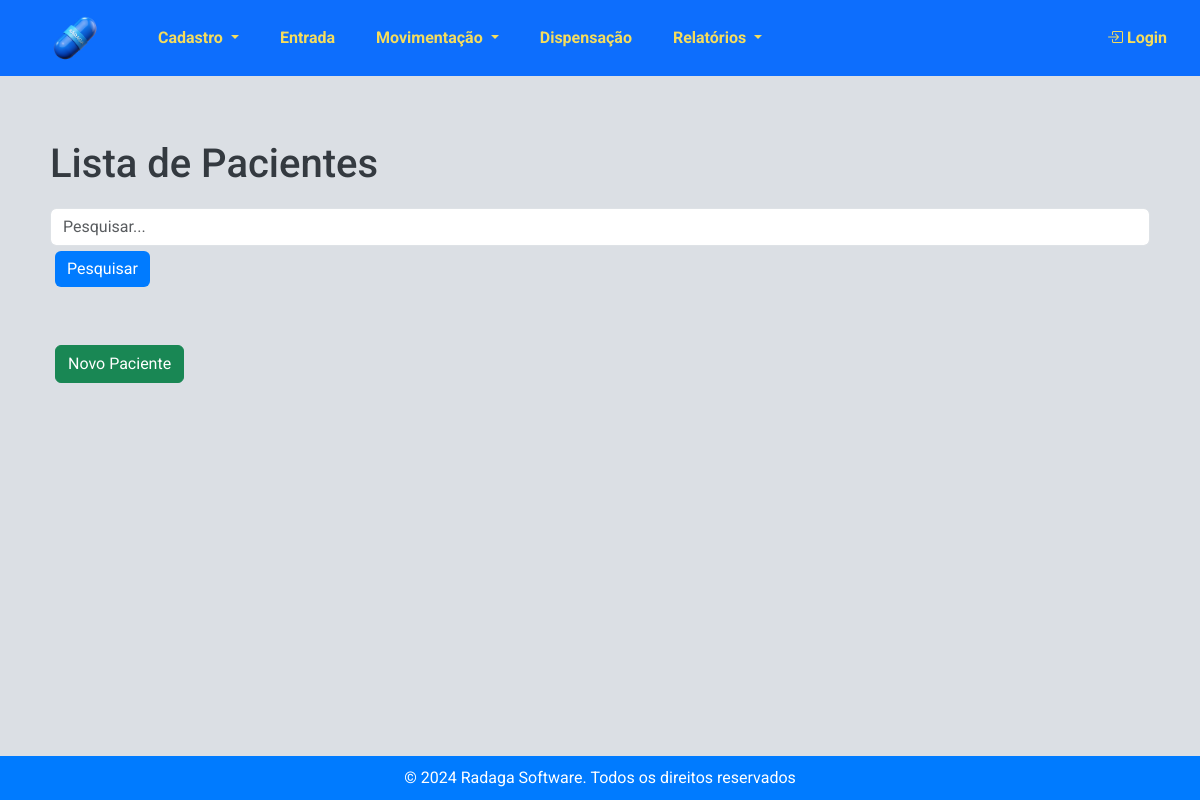
/estoque/lista_pacientes/, run on an earlier commit of the app's database.
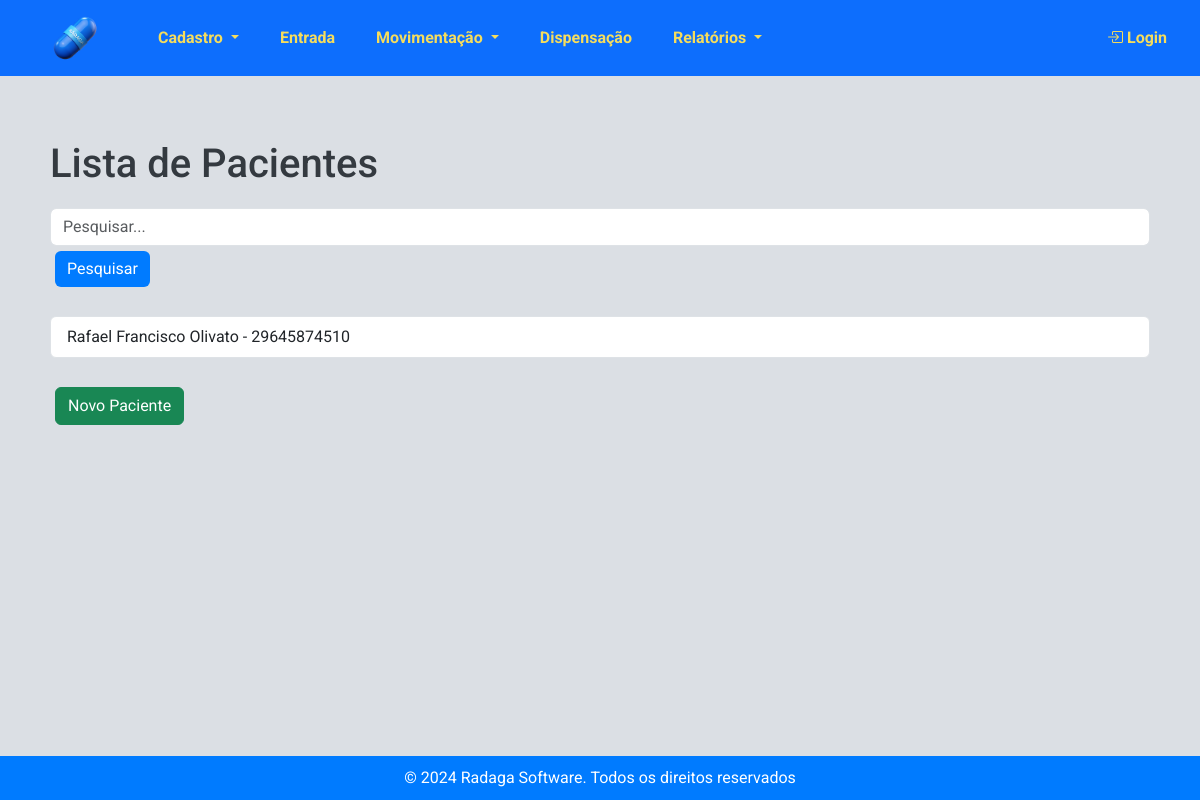
And on a later commit of the database.
### estoque/models.py (models this page shows, shortened)
class Paciente(models.Model):
    nome = models.CharField(max_length=100)
    nome_mae = models.CharField(max_length=100, verbose_name="Nome da mãe")
    cns = models.CharField(max_length=15, unique=True, verbose_name="CNS")
    cpf = models.CharField(max_length=11, unique=True, verbose_name="CPF")
    data_nascimento = models.DateField()

### estoque/views.py (the view)
# urls.py: path("lista_pacientes/", views.lista_pacientes, name="lista_pacientes"),
def lista_pacientes(request):
    pacientes = Paciente.objects.all()
    query = request.GET.get("q")
    if query:
        pacientes = pacientes.filter(nome__icontains=query)
    return render(request, "estoque/lista_pacientes.html", {"pacientes": pacientes})

### estoque/templates/estoque/lista_pacientes.html (shortened to what this page needs)
{% extends 'estoque/base.html' %}
{% block content %}
<h1>Lista de Pacientes</h1>
<form method="get" action="{% url 'lista_pacientes' %}">
    <div class="form-group">
        <input type="text" name="q" class="form-control" placeholder="Pesquisar...">
    </div>
    <button type="submit" class="btn btn-primary">Pesquisar</button>
</form>
<br>
<ul class="list-group">
    {% for paciente in pacientes %}
    <li class="list-group-item">{{ paciente.nome }} - {{ paciente.cpf }}</li>
    {% endfor %}
</ul>
<br>
<a href="{% url 'novo_paciente' %}" class="btn btn-success">Novo Paciente</a>
{% endblock %}

### estoque/templates/estoque/base.html (shortened to what this page needs)
<!DOCTYPE html>
<html>
<head>
    {% load static %}
    <link rel="stylesheet"
    href="https://cdnjs.cloudflare.com/ajax/libs/bootstrap-datepicker/1.9.0/css/bootstrap-datepicker.min.css">
<link href="https://cdn.jsdelivr.net/npm/bootstrap@5.3.3/dist/css/bootstrap.min.css" rel="stylesheet">
<link rel="stylesheet" href="{% static 'estoque/css/styles.css' %}">
<link href="https://cdn.jsdelivr.net/npm/select2@4.1.0-rc.0/dist/css/select2.min.css" rel="stylesheet" />
<link href="https://cdnjs.cloudflare.com/ajax/libs/bootstrap-icons/1.10.0/font/bootstrap-icons.min.css" rel="stylesheet">
</head>
<body>
    <nav class="navbar navbar-expand-lg navbar-dark bg-primary">
        <a href="{% url 'nova_dispensacao' %}">
            <img src="{% static 'estoque/pill.png' %}" alt="UML" style="margin: 5px 50px;height: 50px;" />
        </a>
        <div class="collapse navbar-collapse" id="navbarNav">
            <ul class="navbar-nav">
                <li class="nav-item dropdown">
                    <a class="nav-link dropdown-toggle" href="#" role="button" id="cadastroDropdown" role="button"
                        data-bs-toggle="dropdown" aria-haspopup="true" aria-expanded="false">
                        Cadastro
                    </a>
                </li>
                <li class="nav-item">
                    <a class="nav-link" href="{% url 'entrada_estoque' %}">Entrada</a>
                </li>
                <li class="nav-item dropdown">
                    <a class="nav-link dropdown-toggle" href="#" id="saidasDropdown" role="button"
                        data-bs-toggle="dropdown" aria-haspopup="true" aria-expanded="false">
                        Movimentação
                    </a>
                </li>
                <li class="nav-item">
                    <a class="nav-link" href="{% url 'nova_dispensacao' %}">Dispensação</a>
                </li>
                <li class="nav-item dropdown">
                    <a class="nav-link dropdown-toggle" href="#" id="relatoriosDropdown" role="button"
                        data-bs-toggle="dropdown" aria-haspopup="true" aria-expanded="false">
                        Relatórios
                    </a>
                </li>
            </ul>
            <ul class="navbar-nav ms-auto">
                {% if user.is_authenticated %}
                <li class="nav-item">
                    <span class="navbar-text">Bem-vindo, {{ user.username }} -
                        {% if user.profile.estabelecimento %}
                            {{ user.profile.estabelecimento.nome }}
                        {% endif %}
                    </span>
                </li>
                <li class="nav-item">
                    <form id="logout-form" action="{% url 'logout' %}" method="POST" style="display: none;">
                        {% csrf_token %}
                    </form>
                    <a class="nav-link" href="#"
                        onclick="event.preventDefault(); document.getElementById('logout-form').submit();">
                        Logout
                    </a>
                </li>
                {% else %}
                <li class="nav-item">
                    <a class="nav-link" href="{% url 'login' %}">
                        <i class="bi bi-box-arrow-in-right"></i> Login
                    </a>
                </li>
                {% endif %}
            </ul>
        </div>
    </nav>
    <br>
    <div class="container content">
        {% block content %}{% endblock %}
    </div>
    <footer>
        &copy; 2024 Radaga Software. Todos os direitos reservados
    </footer>
</body>
</html>

### estoque/static/estoque/css/styles.css (style rules this page uses)
html, body { height: 100%; margin: 0; padding: 0; font-family: 'Roboto', sans-serif; background-color: #dbdfe4; color: #343a40; display: flex; flex-direction: column; }
.navbar { background-color: #007bff; margin-bottom: 0; align-items: center; }
.navbar .navbar-brand, .navbar .nav-link { color: #F5DD5D !important; font-weight: bold; font-family: 'Roboto', sans-serif; }
.navbar .navbar-nav .nav-item { margin-right: 25px; }
.navbar-collapse { justify-content: center; }
.navbar img { vertical-align: middle; }
.navbar .navbar-nav.ms-auto { margin-left: auto; }
.content { flex: 1; padding: 20px; }
footer { background-color: #007bff; color: #ffffff; padding: 10px 0; text-align: center; width: 100%; margin-top: auto; }
.container { margin-top: 20px; }
.btn-primary { background-color: #007bff; border: none; }
.btn { margin: 5px; }
h1, h2, h3, h4, h5, h6 { font-family: 'Roboto', sans-serif; color: #343a40; margin-bottom: 20px; }
h1 { font-size: 2.5rem; }

What changed in the data, as far as the page shows it:
added Paciente: nome "Rafael Francisco Olivato", cpf "29645874510"
